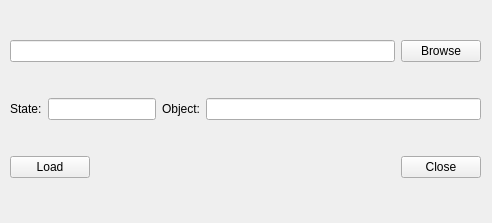
<?xml version="1.0" encoding="UTF-8"?>
<ui version="4.0">
 <class>Form</class>
 <widget class="QWidget" name="Form">
  <property name="geometry">
   <rect>
    <x>0</x>
    <y>0</y>
    <width>492</width>
    <height>223</height>
   </rect>
  </property>
  <property name="windowTitle">
   <string>Form</string>
  </property>
  <widget class="QWidget" name="verticalLayoutWidget">
   <property name="geometry">
    <rect>
     <x>10</x>
     <y>10</y>
     <width>471</width>
     <height>201</height>
    </rect>
   </property>
   <layout class="QVBoxLayout" name="verticalLayout">
    <item>
     <layout class="QHBoxLayout" name="horizontalLayout_2">
      <item>
       <widget class="QLineEdit" name="input_filename">
        <property name="readOnly">
         <bool>true</bool>
        </property>
       </widget>
      </item>
      <item>
       <widget class="QPushButton" name="browse_button">
        <property name="text">
         <string>Browse</string>
        </property>
       </widget>
      </item>
     </layout>
    </item>
    <item>
     <layout class="QHBoxLayout" name="horizontalLayout_3">
      <item>
       <widget class="QLabel" name="label">
        <property name="text">
         <string>State:</string>
        </property>
       </widget>
      </item>
      <item alignment="Qt::AlignLeft">
       <widget class="QLineEdit" name="input_state">
        <property name="toolTip">
         <string>&lt;html&gt;&lt;head/&gt;&lt;body&gt;&lt;p&gt;0 for current sate&lt;/p&gt;&lt;/body&gt;&lt;/html&gt;</string>
        </property>
       </widget>
      </item>
      <item>
       <widget class="QLabel" name="label_2">
        <property name="text">
         <string>Object:</string>
        </property>
       </widget>
      </item>
      <item>
       <widget class="QLineEdit" name="input_object"/>
      </item>
     </layout>
    </item>
    <item>
     <layout class="QHBoxLayout" name="horizontalLayout">
      <item>
       <widget class="QPushButton" name="load_button">
        <property name="text">
         <string>Load</string>
        </property>
       </widget>
      </item>
      <item>
       <spacer name="horizontalSpacer">
        <property name="orientation">
         <enum>Qt::Horizontal</enum>
        </property>
        <property name="sizeHint" stdset="0">
         <size>
          <width>40</width>
          <height>20</height>
         </size>
        </property>
       </spacer>
      </item>
      <item>
       <widget class="QPushButton" name="close_button">
        <property name="text">
         <string>Close</string>
        </property>
       </widget>
      </item>
     </layout>
    </item>
   </layout>
  </widget>
 </widget>
 <resources/>
 <connections/>
</ui>
